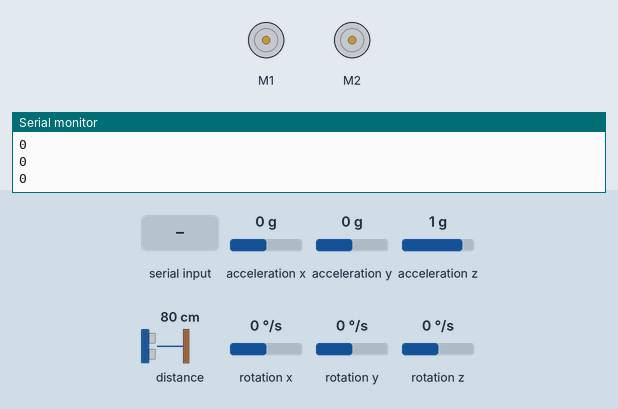
A sketch run on a simulated Arduino Leonardo, built with avr-gcc and run on an emulated ATmega32U4. Shown: 2 × DC motor (green arrow = forward, orange = backward, longer = faster), the last lines printed to the serial monitor. Inputs (shaded band) come from the test bench; at power-on: acceleration x 0 g, acceleration y 0 g, acceleration z 1 g, distance to the obstacle 80 cm, rotation x 0 °/s, rotation y 0 °/s, rotation z 0 °/s.

Above: at 1.2 s.
1.3 s: "90,45\n" received over Serial
At 1.6 s:
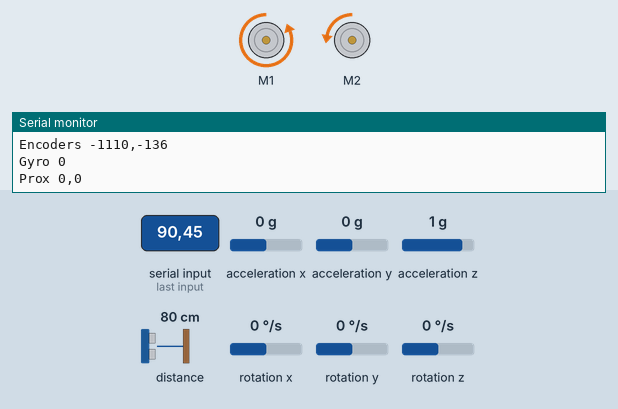
2.8 s: "30,150\n" received over Serial
At 3.1 s:
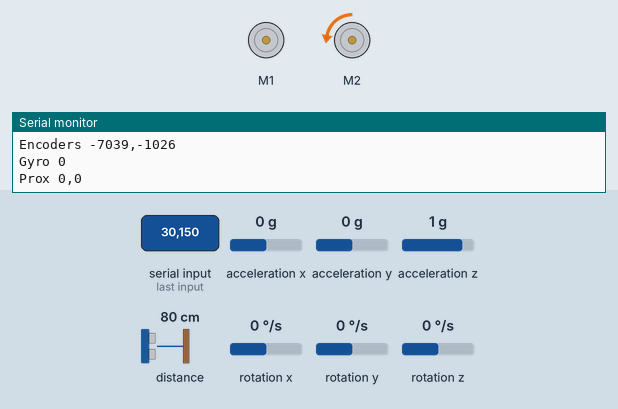
4.3 s: "1\n" received over Serial
At 5.0 s:
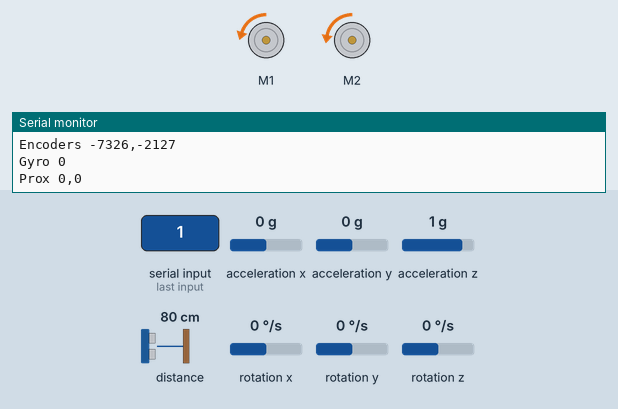
Timing chart, 0 to 7.3 s (numbered marks = the images above; inputs shaded):
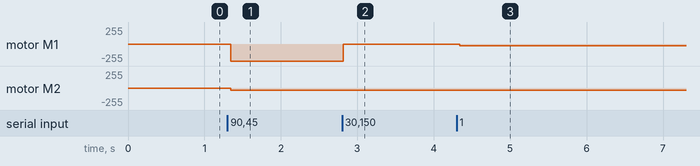

Measured:
- after the input at 1.3 s, motor M1: stopped → backward 255/255 at once; motor M2: stopped → backward 31/255 at once
- after the input at 2.8 s, motor M1: backward 255/255 → stopped at once
- after the input at 4.3 s, motor M1: stopped → backward 24/255 at once

The sketch:

Robot.ino
```cpp
#include <Zumo32U4.h> //robot brand
#include <Wire.h> //used for startup
#include "Adafruit_VL53L0X.h" //time-of-flight sensor


/*
 * Gets raw data from sensors and sends it over serial
 * Data format:
 * "<sensor name> <data value 1>(,<data value 2>) (if applicable)
 *
 * Examples:
 * Encoders 25,-100
 * Prox 6,5
 * Gyro 4000
 * ToF
 */


Zumo32U4Motors motors;
Adafruit_VL53L0X lox = Adafruit_VL53L0X();
Zumo32U4IMU imu;
Zumo32U4Encoders encoders; //wheel encoders
Zumo32U4ProximitySensors prox;


void setup() { //called once at the beginning
  //starting up the robot and opening serial port
  Wire.begin();
  Serial.begin(115200);
  while (!Serial) {} //waits until the serial port is available (Serial is a boolean I guess)
  Serial.println("started");
  //if the time of flight sensor didn't boot, send a message through serial and stop the program
  if (!lox.begin()) {
    Serial.println("ToF -2");
    exit(0);
  }

  //imu setup
  imu.init();
  imu.enableDefault();
  imu.configureForTurnSensing();

  //proximity sensor setup
  prox.initFrontSensor();
}

//uint16_t lastMilli = 0;
VL53L0X_RangingMeasurementData_t measure; //for ToF
int movement = -1; //for motor control

//gyroOffset calculation
boolean notDoneOffset = false;

//motor values
int left = 0;
int right = 0;
boolean reset = false;

//hz checker
//int x = 0;
//uint16_t lastMillis = millis();

void loop() { //does this constantly after setup()
//  if ((uint16_t) millis() - lastMillis >= 1000) { //hz checker
//    Serial.print("------------------------------- ");
//    Serial.println(x);
//    lastMillis = millis();
//    x = 0;
//  }

  //stores any input into variable reading

  /*
   * a = sends gyro until another character is recieved
   * b = resets all encoder values
   * c = sends ToF until another character is recieved
   */
  if (Serial.available() == 1) {
    if (Serial.read() == 98) {
      encoders.getCountsAndResetLeft();
      encoders.getCountsAndResetRight();
    } else notDoneOffset = false;
  }
  if (notDoneOffset == false) {
    while(Serial.available() == 0) {
      imu.readGyro();
      Serial.println(imu.g.z);
    }
    Serial.read();
  }
  if (!notDoneOffset) notDoneOffset = true;

  //time of flight
  //if a measurement is in range, print it to serial, otherwise it's out of range
  lox.rangingTest(&measure, false); //sends if the measurement is in range or not (and distance I think) to "measure"; set the 2nd arg to true to get "debug data printout" (from the example program)
  if (measure.RangeStatus != 4) { //assuming this means "if the measurement is in range" (4 means it isn't)
    Serial.print("ToF ");
    Serial.println(measure.RangeMilliMeter);
  } else Serial.println("ToF -1");


  //encoders
  Serial.print("Encoders ");
  Serial.print(encoders.getCountsLeft());
  Serial.print(",");
  Serial.println(encoders.getCountsRight());

  //gyro
  imu.readGyro();

  Serial.print("Gyro ");
  Serial.println(imu.g.z);


  //proximity
  prox.read(); //sends out pulses from the sensors and (I think) stores the values back into prox; retrieve the data with the getter functions
  Serial.print("Prox ");
  Serial.print(prox.countsFrontWithLeftLeds());
  Serial.print(",");
  Serial.println(prox.countsFrontWithRightLeds());

  //follow a red ball
  if (Serial.available() > 1) {
    left = readMotor();
    right = readMotor();
    motors.setLeftSpeed(left);
    motors.setRightSpeed(right);
  }
  //  x++; //hz checker
}

//There's a space in front of the first value, so that if the python program is faster than the arduino, it will allow each message from the python to be parsed individually, instead of be bunched together
//For example, if I sent two "10 10" to the arduino, it would result in "10 1010 10" which would cause the right motor to go at a 1010 speed. But, if I sent two " 10 10", it would result in both motors maintaining that speed
int readMotor() {
  Serial.read(); //spaces
  int first = Serial.read();

  boolean isNegative = first == 45;
  String current = "";
  if (!isNegative) current = String(first - 48);

  while (true) {
    int digit = Serial.peek();
    if (digit == 32 || digit == -1) break; //if the character is a space or if there's no more data
    Serial.read();
    current.concat(String(digit - 48));
  }
  if (isNegative) return current.toInt() * -1; else return current.toInt();
}
```
